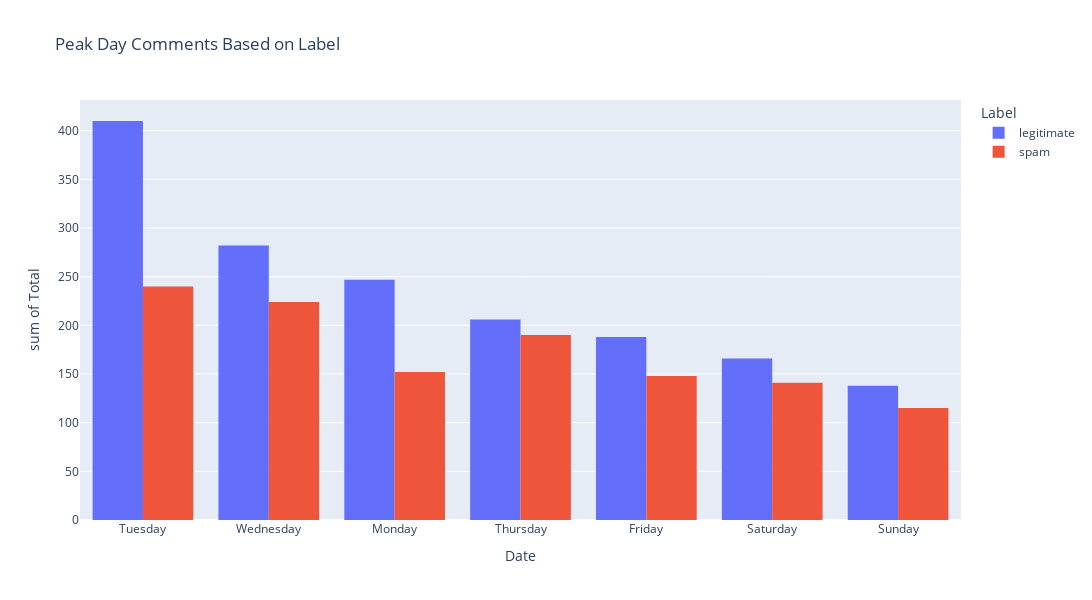

Write notebook code for a chart like this one.
### Code cell
label_day_group = label_day_group.rename(columns={'counts':'Total'})
fig2 = px.histogram(label_day_group, x='Date', y='Total', 
              color='Label', title = 'Peak Day Comments Based on Label', barmode="group", width=1200, height=600)
fig2.show()

### Figure 1 — Plotly figure (JSON) as saved in the notebook; plotly's stock layout.template omitted (floating-point values rounded to 4 significant figures)
{"data": [{"alignmentgroup": "True", "bingroup": "x", "histfunc": "sum", "hovertemplate": "Label=legitimate<br>Date=%{x}<br>sum of Total=%{y}<extra></extra>", "legendgroup": "legitimate", "marker": {"color": "#636efa", "pattern": {"shape": ""}}, "name": "legitimate", "offsetgroup": "legitimate", "orientation": "v", "showlegend": true, "type": "histogram", "x": ["Tuesday", "Wednesday", "Monday", "Thursday", "Friday", "Saturday", "Sunday"], "xaxis": "x", "y": [410, 282, 247, 206, 188, 166, 138], "yaxis": "y"}, {"alignmentgroup": "True", "bingroup": "x", "histfunc": "sum", "hovertemplate": "Label=spam<br>Date=%{x}<br>sum of Total=%{y}<extra></extra>", "legendgroup": "spam", "marker": {"color": "#EF553B", "pattern": {"shape": ""}}, "name": "spam", "offsetgroup": "spam", "orientation": "v", "showlegend": true, "type": "histogram", "x": ["Tuesday", "Wednesday", "Thursday", "Monday", "Friday", "Saturday", "Sunday"], "xaxis": "x", "y": [240, 224, 190, 152, 148, 141, 115], "yaxis": "y"}], "layout": {"barmode": "group", "height": 600, "legend": {"title": {"text": "Label"}, "tracegroupgap": 0}, "title": {"text": "Peak Day Comments Based on Label"}, "width": 1200, "xaxis": {"anchor": "y", "domain": [0, 1], "title": {"text": "Date"}}, "yaxis": {"anchor": "x", "domain": [0, 1], "title": {"text": "sum of Total"}}}}
